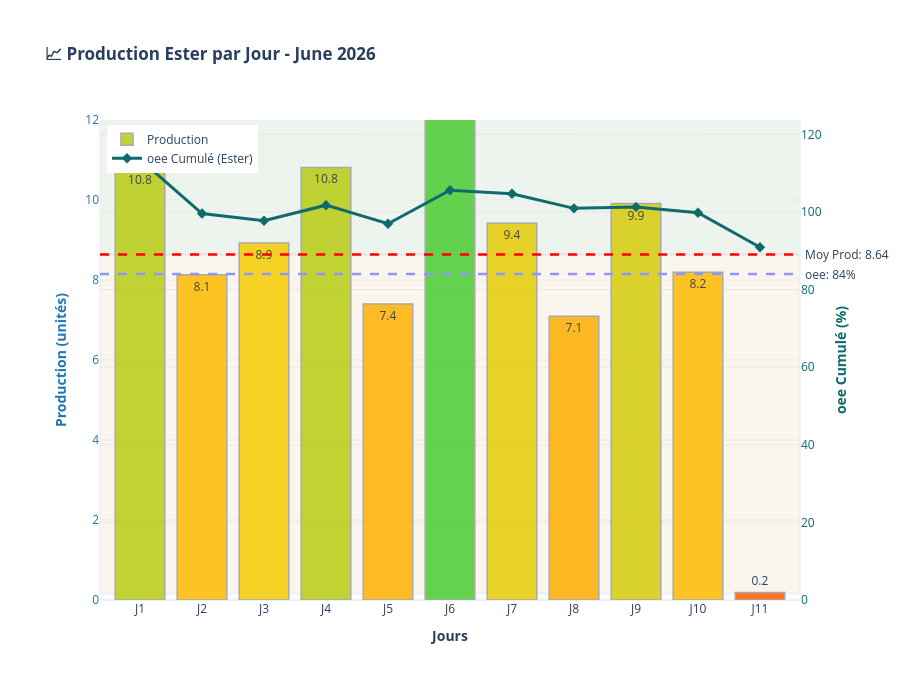

Notebook code for this chart:
### Code cell
dashboard.plot_histogramme_jours_mois_v2(mois=6, annea=2026, nom_produit='Ester', std=2)

### Figure 1 — Plotly figure (JSON) as saved in the notebook; plotly's stock layout.template omitted (floating-point values rounded to 4 significant figures)
{"data": [{"hovertemplate": "<b>Jour %{x}</b><br>Production: %{y:.2f}<extra></extra>", "marker": {"color": ["rgba(185, 204, 19, 0.85)", "rgba(255, 186, 0, 0.85)", "rgba(245, 204, 2, 0.85)", "rgba(184, 204, 19, 0.85)", "rgba(255, 177, 0, 0.85)", "rgba(76, 204, 50, 0.85)", "rgba(229, 204, 7, 0.85)", "rgba(255, 173, 0, 0.85)", "rgba(213, 204, 11, 0.85)", "rgba(255, 186, 0, 0.85)", "rgba(255, 92, 0, 0.85)"], "line": {"color": "darkgray", "width": 1.5}}, "name": "Production", "showlegend": true, "text": ["10.8", "8.1", "8.9", "10.8", "7.4", "14.1", "9.4", "7.1", "9.9", "8.2", "0.2"], "textposition": "auto", "type": "bar", "x": ["J1", "J2", "J3", "J4", "J5", "J6", "J7", "J8", "J9", "J10", "J11"], "y": [10.79, 8.134, 8.927, 10.81, 7.398, 14.13, 9.417, 7.094, 9.91, 8.191, 0.1892], "yaxis": "y"}, {"hovertemplate": "<b>Jour %{x}</b><br>oee Cumul: %{y:.1f}%<extra></extra>", "line": {"color": "#0F6B6B", "width": 3}, "marker": {"color": "#0F6B6B", "size": 8, "symbol": "diamond"}, "mode": "lines+markers", "name": "oee Cumulé (Ester)", "type": "scatter", "x": ["J1", "J2", "J3", "J4", "J5", "J6", "J7", "J8", "J9", "J10", "J11"], "y": [113.6, 99.6, 97.72, 101.7, 96.97, 105.6, 104.7, 100.9, 101.3, 99.8, 90.9], "yaxis": "y2"}], "layout": {"annotations": [{"showarrow": false, "text": " Moy Prod: 8.64", "x": 1, "xanchor": "left", "xref": "x domain", "y": 8.636, "yanchor": "middle", "yref": "y"}, {"showarrow": false, "text": " oee: 84%", "x": 1, "xanchor": "left", "xref": "x domain", "y": 84, "yanchor": "middle", "yref": "y2"}], "height": 700, "hovermode": "x unified", "legend": {"x": 0.01, "y": 0.99}, "margin": {"b": 100, "l": 100, "r": 100, "t": 120}, "plot_bgcolor": "rgba(240, 240, 240, 0.3)", "shapes": [{"line": {"color": "red", "dash": "dash", "width": 2.5}, "type": "line", "x0": 0, "x1": 1, "xref": "x domain", "y0": 8.636, "y1": 8.636, "yref": "y"}, {"line": {"color": "#8f97F3", "dash": "dash", "width": 2.5}, "type": "line", "x0": 0, "x1": 1, "xref": "x domain", "y0": 84, "y1": 84, "yref": "y2"}, {"fillcolor": "green", "layer": "below", "opacity": 0.05, "type": "rect", "x0": 0, "x1": 1, "xref": "x domain", "y0": 8.636, "y1": 15.54, "yref": "y"}, {"fillcolor": "orange", "layer": "below", "opacity": 0.05, "type": "rect", "x0": 0, "x1": 1, "xref": "x domain", "y0": 0.1703, "y1": 8.636, "yref": "y"}], "title": {"text": "<b>📈 Production Ester par Jour - June 2026</b>"}, "xaxis": {"showgrid": false, "title": {"text": "<b>Jours</b>"}}, "yaxis": {"gridcolor": "rgba(200, 200, 200, 0.3)", "gridwidth": 1, "range": [0, 12], "showgrid": true, "side": "left", "tickfont": {"color": "#1f77b4"}, "title": {"font": {"color": "#1f77b4"}, "text": "<b>Production (unités)</b>"}}, "yaxis2": {"gridcolor": "rgba(200, 200, 200, 0.3)", "gridwidth": 1, "overlaying": "y", "range": [0, 123.7], "showgrid": true, "side": "right", "tickfont": {"color": "#0F6B6B"}, "title": {"font": {"color": "#0F6B6B"}, "text": "<b>oee Cumulé (%)</b>"}}}}
